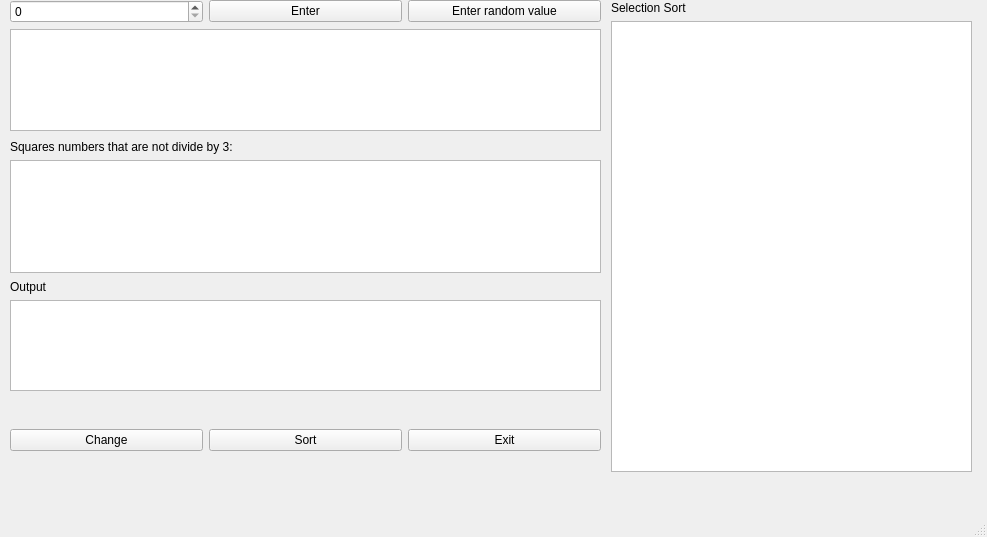
<?xml version="1.0" encoding="UTF-8"?>
<ui version="4.0">
 <class>MainWindow</class>
 <widget class="QMainWindow" name="MainWindow">
  <property name="geometry">
   <rect>
    <x>0</x>
    <y>0</y>
    <width>987</width>
    <height>537</height>
   </rect>
  </property>
  <property name="windowTitle">
   <string>ASD lab 2</string>
  </property>
  <property name="windowIcon">
   <iconset>
    <normaloff>C:/Users/likht/OneDrive/Робочий стіл/Studies/photo_2020-04-18_00-43-28.jpg</normaloff>C:/Users/likht/OneDrive/Робочий стіл/Studies/photo_2020-04-18_00-43-28.jpg</iconset>
  </property>
  <widget class="QWidget" name="centralwidget">
   <widget class="QWidget" name="layoutWidget">
    <property name="geometry">
     <rect>
      <x>10</x>
      <y>410</y>
      <width>591</width>
      <height>61</height>
     </rect>
    </property>
    <layout class="QHBoxLayout" name="horizontalLayout">
     <item>
      <widget class="QPushButton" name="pushButton_3">
       <property name="text">
        <string>Change</string>
       </property>
      </widget>
     </item>
     <item>
      <widget class="QPushButton" name="pushButton_4">
       <property name="text">
        <string>Sort</string>
       </property>
      </widget>
     </item>
     <item>
      <widget class="QPushButton" name="pushButton_5">
       <property name="text">
        <string>Exit</string>
       </property>
      </widget>
     </item>
    </layout>
   </widget>
   <widget class="QWidget" name="layoutWidget">
    <property name="geometry">
     <rect>
      <x>10</x>
      <y>280</y>
      <width>591</width>
      <height>111</height>
     </rect>
    </property>
    <layout class="QVBoxLayout" name="verticalLayout">
     <item>
      <widget class="QLabel" name="label_5">
       <property name="text">
        <string>Output</string>
       </property>
      </widget>
     </item>
     <item>
      <widget class="QTableWidget" name="output_1">
       <property name="columnCount">
        <number>0</number>
       </property>
      </widget>
     </item>
    </layout>
   </widget>
   <widget class="QWidget" name="layoutWidget">
    <property name="geometry">
     <rect>
      <x>10</x>
      <y>140</y>
      <width>591</width>
      <height>133</height>
     </rect>
    </property>
    <layout class="QVBoxLayout" name="verticalLayout_2">
     <item>
      <widget class="QLabel" name="label_3">
       <property name="text">
        <string>Squares numbers that are not divide by 3:</string>
       </property>
      </widget>
     </item>
     <item>
      <widget class="QTableWidget" name="input_2">
       <property name="columnCount">
        <number>0</number>
       </property>
      </widget>
     </item>
    </layout>
   </widget>
   <widget class="QWidget" name="layoutWidget">
    <property name="geometry">
     <rect>
      <x>10</x>
      <y>0</y>
      <width>591</width>
      <height>131</height>
     </rect>
    </property>
    <layout class="QVBoxLayout" name="verticalLayout_3">
     <item>
      <layout class="QHBoxLayout" name="horizontalLayout_2">
       <item>
        <widget class="QSpinBox" name="count"/>
       </item>
       <item>
        <widget class="QPushButton" name="pushButton_2">
         <property name="text">
          <string>Enter</string>
         </property>
        </widget>
       </item>
       <item>
        <widget class="QPushButton" name="pushButton">
         <property name="text">
          <string>Enter random value</string>
         </property>
        </widget>
       </item>
      </layout>
     </item>
     <item>
      <widget class="QTableWidget" name="input_1">
       <property name="columnCount">
        <number>0</number>
       </property>
      </widget>
     </item>
    </layout>
   </widget>
   <widget class="QWidget" name="">
    <property name="geometry">
     <rect>
      <x>611</x>
      <y>1</y>
      <width>361</width>
      <height>471</height>
     </rect>
    </property>
    <layout class="QVBoxLayout" name="verticalLayout_4">
     <item>
      <layout class="QHBoxLayout" name="horizontalLayout_4">
       <item>
        <widget class="QLabel" name="label">
         <property name="text">
          <string>Selection Sort</string>
         </property>
        </widget>
       </item>
       <item>
        <widget class="QLabel" name="time_1">
         <property name="text">
          <string/>
         </property>
        </widget>
       </item>
      </layout>
     </item>
     <item>
      <widget class="QTextEdit" name="BS"/>
     </item>
    </layout>
   </widget>
  </widget>
  <widget class="QMenuBar" name="menubar">
   <property name="geometry">
    <rect>
     <x>0</x>
     <y>0</y>
     <width>987</width>
     <height>25</height>
    </rect>
   </property>
  </widget>
  <widget class="QStatusBar" name="statusbar"/>
 </widget>
 <resources/>
 <connections/>
</ui>
